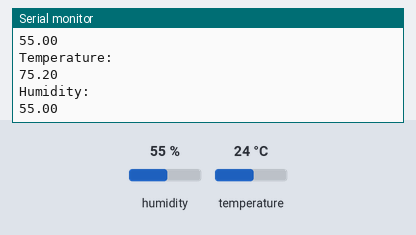
A sketch run on a simulated Arduino Uno, built for the host (arithmetic inside an expression is 32-bit, double 64-bit). On the bench: the last lines printed to the serial monitor. The inputs (shaded band) are chosen by the test bench; at power-on: humidity 55 %, temperature 24 °C.

Above: at 2.8 s.
2.9 s: humidity set to 22 %
At 3.5 s:
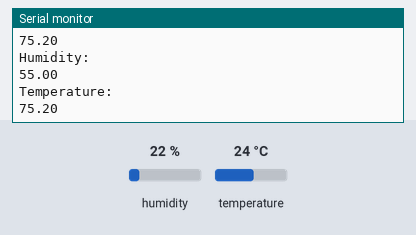
5.6 s: temperature set to 12 °C
At 6.8 s:
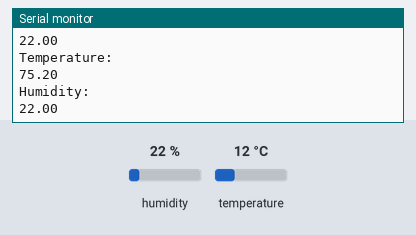
8.3 s: humidity set to 40 %
At 9.8 s:
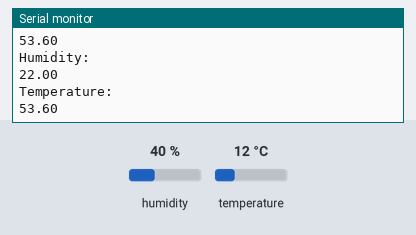
Timing chart, 0 to 11.3 s (numbered marks = the images above; inputs shaded):
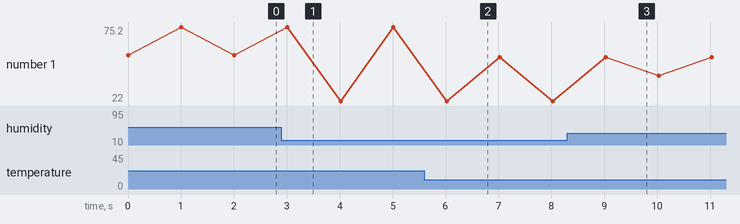

The sketch:

dht.ino
```cpp
#include "DHT.h"
#define DHTPIN 2
#define DHTTYPE DHT22
DHT dht(DHTPIN, DHTTYPE);
void setup() {
  // put your setup code here, to run once:
 Serial.begin(9600);
 dht.begin();
 }

void loop() {
  // put your main code here, to run repeatedly:
 float h = dht.readHumidity(DHTPIN);
 float t = dht.readTemperature(DHTPIN);
 Serial.println("Humidity: ");
 Serial.println(h);
 delay(1000);
 Serial.println();
 Serial.println("Temperature: ");
 Serial.println(t);
 delay(1000);
}
```

Measured:
- plotted number 1: 22 → 40 after the input at 8.3 s
